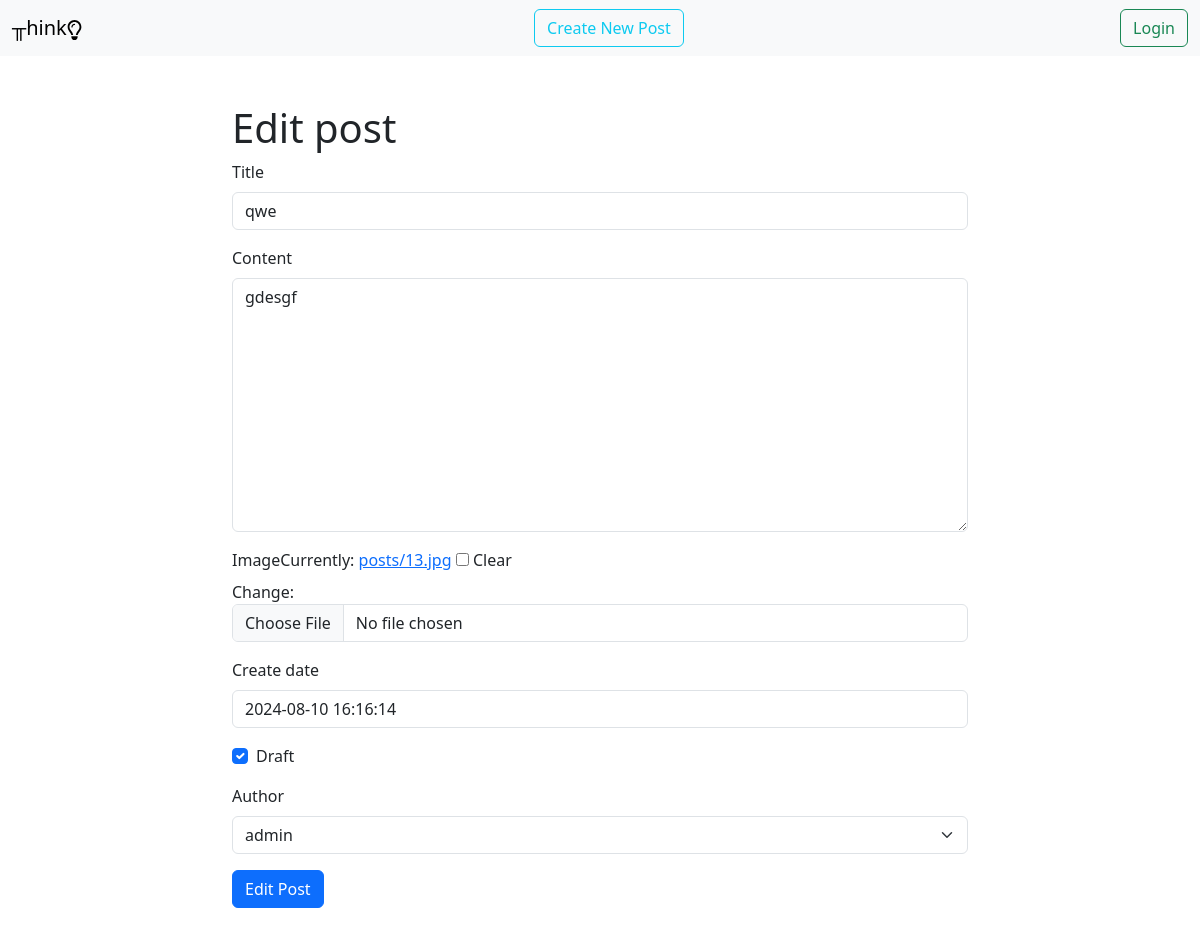
The app's page /blog/12/edit with its own data.
### blog/models.py (models this page shows, shortened)
class Post(models.Model):
    title = models.CharField(max_length=100)
    content = models.TextField(max_length=30000)
    create_date = models.DateTimeField(default=timezone.now)
    draft = models.BooleanField(default=True)
    tags = TaggableManager()
    author = models.ForeignKey(User, on_delete=models.SET_NULL, null=True, blank=True, related_name='post_user')
    image =  models.ImageField(upload_to='posts', null=True, blank=True)

### blog/views.py (the view)
# urls.py: path('blog/<int:pk>/edit', PostUpdate.as_view()),
class PostUpdate(UpdateView):
    model = Post
    fields = ['title','content','image','tags','create_date','draft','author']
    success_url = '/blog'
    template_name = 'blog/edit_post.html'

### blog/templates/blog/edit_post.html (shortened to what this page needs)
{% extends "base.html" %}
{% load django_bootstrap5 %}
{% block content %}
    <div class="container mt-5">
      <div class="row pb-5">
        <div class="col-lg-8 mx-auto">
            <h1>Edit post</h1>
            <form method="post" enctype="multipart/form-data">
            {% bootstrap_form form %}
            {% bootstrap_button button_type="submit" content="Edit Post" %}
            </form>
        </div>
      </div>
    </div>
  {% endblock content %}

### records on screen
Post: title "qwe", content "gdesgf", create_date "2024-08-10 16:16:14", draft "☑", author "admin"
